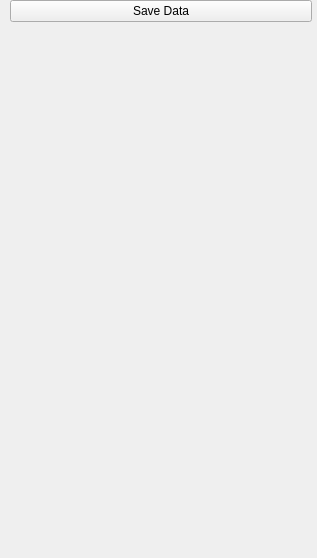
<?xml version="1.0" encoding="UTF-8"?>
<ui version="4.0">
 <class>mainWidget</class>
 <widget class="QWidget" name="mainWidget">
  <property name="geometry">
   <rect>
    <x>0</x>
    <y>0</y>
    <width>317</width>
    <height>558</height>
   </rect>
  </property>
  <property name="sizePolicy">
   <sizepolicy hsizetype="Expanding" vsizetype="Expanding">
    <horstretch>0</horstretch>
    <verstretch>0</verstretch>
   </sizepolicy>
  </property>
  <property name="windowTitle">
   <string>Form</string>
  </property>
  <property name="styleSheet">
   <string notr="true">light_style.qss</string>
  </property>
  <layout class="QVBoxLayout" name="verticalLayout">
   <property name="spacing">
    <number>5</number>
   </property>
   <property name="sizeConstraint">
    <enum>QLayout::SetMinimumSize</enum>
   </property>
   <property name="leftMargin">
    <number>10</number>
   </property>
   <property name="topMargin">
    <number>0</number>
   </property>
   <property name="rightMargin">
    <number>5</number>
   </property>
   <property name="bottomMargin">
    <number>10</number>
   </property>
   <item>
    <widget class="QPushButton" name="pushButton">
     <property name="text">
      <string>Save Data</string>
     </property>
    </widget>
   </item>
   <item>
    <spacer name="verticalSpacer">
     <property name="orientation">
      <enum>Qt::Vertical</enum>
     </property>
     <property name="sizeHint" stdset="0">
      <size>
       <width>20</width>
       <height>40</height>
      </size>
     </property>
    </spacer>
   </item>
   <item>
    <widget class="QTableWidget" name="table">
     <property name="enabled">
      <bool>false</bool>
     </property>
     <property name="maximumSize">
      <size>
       <width>16777215</width>
       <height>0</height>
      </size>
     </property>
     <property name="frameShape">
      <enum>QFrame::NoFrame</enum>
     </property>
     <property name="editTriggers">
      <set>QAbstractItemView::NoEditTriggers</set>
     </property>
     <property name="tabKeyNavigation">
      <bool>false</bool>
     </property>
     <property name="showDropIndicator" stdset="0">
      <bool>false</bool>
     </property>
     <property name="dragDropOverwriteMode">
      <bool>false</bool>
     </property>
     <property name="selectionMode">
      <enum>QAbstractItemView::SingleSelection</enum>
     </property>
     <property name="selectionBehavior">
      <enum>QAbstractItemView::SelectRows</enum>
     </property>
     <property name="iconSize">
      <size>
       <width>20</width>
       <height>20</height>
      </size>
     </property>
     <property name="textElideMode">
      <enum>Qt::ElideMiddle</enum>
     </property>
     <property name="verticalScrollMode">
      <enum>QAbstractItemView::ScrollPerPixel</enum>
     </property>
     <property name="horizontalScrollMode">
      <enum>QAbstractItemView::ScrollPerPixel</enum>
     </property>
     <property name="showGrid">
      <bool>false</bool>
     </property>
     <property name="gridStyle">
      <enum>Qt::DotLine</enum>
     </property>
     <attribute name="horizontalHeaderVisible">
      <bool>false</bool>
     </attribute>
     <attribute name="horizontalHeaderDefaultSectionSize">
      <number>80</number>
     </attribute>
     <attribute name="horizontalHeaderHighlightSections">
      <bool>false</bool>
     </attribute>
     <attribute name="horizontalHeaderMinimumSectionSize">
      <number>20</number>
     </attribute>
     <attribute name="horizontalHeaderStretchLastSection">
      <bool>false</bool>
     </attribute>
     <attribute name="verticalHeaderVisible">
      <bool>false</bool>
     </attribute>
     <attribute name="verticalHeaderDefaultSectionSize">
      <number>20</number>
     </attribute>
     <attribute name="verticalHeaderHighlightSections">
      <bool>false</bool>
     </attribute>
     <attribute name="verticalHeaderMinimumSectionSize">
      <number>20</number>
     </attribute>
     <column>
      <property name="text">
       <string>1</string>
      </property>
     </column>
     <column>
      <property name="text">
       <string>5</string>
      </property>
     </column>
     <column>
      <property name="text">
       <string>3</string>
      </property>
     </column>
     <column>
      <property name="text">
       <string>4</string>
      </property>
     </column>
     <column>
      <property name="text">
       <string>Новый столбец</string>
      </property>
     </column>
    </widget>
   </item>
  </layout>
 </widget>
 <resources/>
 <connections/>
</ui>
